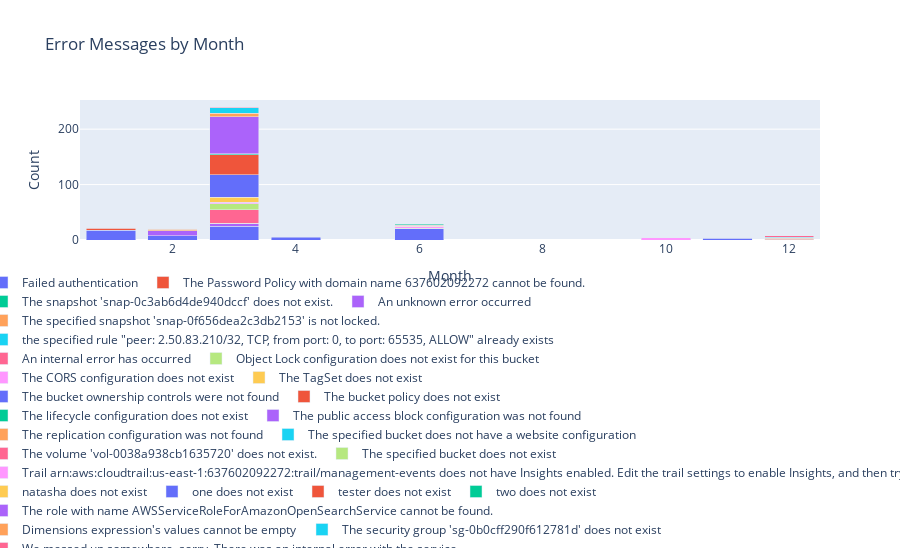

Write notebook code for a chart like this one.
### Code cell
# Plot error messages

fig = px.bar(
    error_month, 
    x="month", 
    y="count", 
    color="errorMessage", 
    title="Error Messages by Month",
    labels={"month": "Month", "count": "Count", "errorMessage": "Error Message"},
    hover_data={"count": True, "errorMessage": True}
)


fig.update_layout(
    barmode='stack',
    xaxis=dict(title='Month'),
    yaxis=dict(title='Count'),
    legend=dict(title='Error Message', orientation="h", x=0.5, xanchor="center", y=-0.2),
    height=800
)


fig.show()

### Figure 1 — Plotly figure (JSON) as saved in the notebook; plotly's stock layout.template omitted (floating-point values rounded to 4 significant figures)
{"data": [{"alignmentgroup": "True", "customdata": [["Failed authentication"], ["Failed authentication"], ["Failed authentication"], ["Failed authentication"], ["Failed authentication"]], "hovertemplate": "Error Message=%{customdata[0]}<br>Month=%{x}<br>Count=%{y}<extra></extra>", "legendgroup": "Failed authentication", "marker": {"color": "#636efa", "pattern": {"shape": ""}}, "name": "Failed authentication", "offsetgroup": "Failed authentication", "orientation": "v", "showlegend": true, "textposition": "auto", "type": "bar", "x": [1, 2, 3, 4, 11], "xaxis": "x", "y": [18, 8, 25, 5, 3], "yaxis": "y"}, {"alignmentgroup": "True", "customdata": [["The Password Policy with domain name 637602092272 cannot be found."], ["The Password Policy with domain name 637602092272 cannot be found."]], "hovertemplate": "Error Message=%{customdata[0]}<br>Month=%{x}<br>Count=%{y}<extra></extra>", "legendgroup": "The Password Policy with domain name 637602092272 cannot be found.", "marker": {"color": "#EF553B", "pattern": {"shape": ""}}, "name": "The Password Policy with domain name 637602092272 cannot be found.", "offsetgroup": "The Password Policy with domain name 637602092272 cannot be found.", "orientation": "v", "showlegend": true, "textposition": "auto", "type": "bar", "x": [1, 12], "xaxis": "x", "y": [3, 1], "yaxis": "y"}, {"alignmentgroup": "True", "customdata": [["The snapshot 'snap-0c3ab6d4de940dccf' does not exist."]], "hovertemplate": "Error Message=%{customdata[0]}<br>Month=%{x}<br>Count=%{y}<extra></extra>", "legendgroup": "The snapshot 'snap-0c3ab6d4de940dccf' does not exist.", "marker": {"color": "#00cc96", "pattern": {"shape": ""}}, "name": "The snapshot 'snap-0c3ab6d4de940dccf' does not exist.", "offsetgroup": "The snapshot 'snap-0c3ab6d4de940dccf' does not exist.", "orientation": "v", "showlegend": true, "textposition": "auto", "type": "bar", "x": [1], "xaxis": "x", "y": [1], "yaxis": "y"}, {"alignmentgroup": "True", "customdata": [["An unknown error occurred"], ["An unknown error occurred"]], "hovertemplate": "Error Message=%{customdata[0]}<br>Month=%{x}<br>Count=%{y}<extra></extra>", "legendgroup": "An unknown error occurred", "marker": {"color": "#ab63fa", "pattern": {"shape": ""}}, "name": "An unknown error occurred", "offsetgroup": "An unknown error occurred", "orientation": "v", "showlegend": true, "textposition": "auto", "type": "bar", "x": [2, 3], "xaxis": "x", "y": [9, 4], "yaxis": "y"}, {"alignmentgroup": "True", "customdata": [["The specified snapshot 'snap-0f656dea2c3db2153' is not locked."], ["The specified snapshot 'snap-0f656dea2c3db2153' is not locked."]], "hovertemplate": "Error Message=%{customdata[0]}<br>Month=%{x}<br>Count=%{y}<extra></extra>", "legendgroup": "The specified snapshot 'snap-0f656dea2c3db2153' is not locked.", "marker": {"color": "#FFA15A", "pattern": {"shape": ""}}, "name": "The specified snapshot 'snap-0f656dea2c3db2153' is not locked.", "offsetgroup": "The specified snapshot 'snap-0f656dea2c3db2153' is not locked.", "orientation": "v", "showlegend": true, "textposition": "auto", "type": "bar", "x": [2, 3], "xaxis": "x", "y": [2, 1], "yaxis": "y"}, {"alignmentgroup": "True", "customdata": [["the specified rule \"peer: 2.50.83.210/32, TCP, from port: 0, to port: 65535, ALLOW\" already exists"]], "hovertemplate": "Error Message=%{customdata[0]}<br>Month=%{x}<br>Count=%{y}<extra></extra>", "legendgroup": "the specified rule \"peer: 2.50.83.210/32, TCP, from port: 0, to port: 65535, ALLOW\" already exists", "marker": {"color": "#19d3f3", "pattern": {"shape": ""}}, "name": "the specified rule \"peer: 2.50.83.210/32, TCP, from port: 0, to port: 65535, ALLOW\" already exists", "offsetgroup": "the specified rule \"peer: 2.50.83.210/32, TCP, from port: 0, to port: 65535, ALLOW\" already exists", "orientation": "v", "showlegend": true, "textposition": "auto", "type": "bar", "x": [2], "xaxis": "x", "y": [1], "yaxis": "y"}, {"alignmentgroup": "True", "customdata": [["An internal error has occurred"]], "hovertemplate": "Error Message=%{customdata[0]}<br>Month=%{x}<br>Count=%{y}<extra></extra>", "legendgroup": "An internal error has occurred", "marker": {"color": "#FF6692", "pattern": {"shape": ""}}, "name": "An internal error has occurred", "offsetgroup": "An internal error has occurred", "orientation": "v", "showlegend": true, "textposition": "auto", "type": "bar", "x": [3], "xaxis": "x", "y": [25], "yaxis": "y"}, {"alignmentgroup": "True", "customdata": [["Object Lock configuration does not exist for this bucket"]], "hovertemplate": "Error Message=%{customdata[0]}<br>Month=%{x}<br>Count=%{y}<extra></extra>", "legendgroup": "Object Lock configuration does not exist for this bucket", "marker": {"color": "#B6E880", "pattern": {"shape": ""}}, "name": "Object Lock configuration does not exist for this bucket", "offsetgroup": "Object Lock configuration does not exist for this bucket", "orientation": "v", "showlegend": true, "textposition": "auto", "type": "bar", "x": [3], "xaxis": "x", "y": [10], "yaxis": "y"}, {"alignmentgroup": "True", "customdata": [["The CORS configuration does not exist"]], "hovertemplate": "Error Message=%{customdata[0]}<br>Month=%{x}<br>Count=%{y}<extra></extra>", "legendgroup": "The CORS configuration does not exist", "marker": {"color": "#FF97FF", "pattern": {"shape": ""}}, "name": "The CORS configuration does not exist", "offsetgroup": "The CORS configuration does not exist", "orientation": "v", "showlegend": true, "textposition": "auto", "type": "bar", "x": [3], "xaxis": "x", "y": [3], "yaxis": "y"}, {"alignmentgroup": "True", "customdata": [["The TagSet does not exist"]], "hovertemplate": "Error Message=%{customdata[0]}<br>Month=%{x}<br>Count=%{y}<extra></extra>", "legendgroup": "The TagSet does not exist", "marker": {"color": "#FECB52", "pattern": {"shape": ""}}, "name": "The TagSet does not exist", "offsetgroup": "The TagSet does not exist", "orientation": "v", "showlegend": true, "textposition": "auto", "type": "bar", "x": [3], "xaxis": "x", "y": [9], "yaxis": "y"}, {"alignmentgroup": "True", "customdata": [["The bucket ownership controls were not found"], ["The bucket ownership controls were not found"]], "hovertemplate": "Error Message=%{customdata[0]}<br>Month=%{x}<br>Count=%{y}<extra></extra>", "legendgroup": "The bucket ownership controls were not found", "marker": {"color": "#636efa", "pattern": {"shape": ""}}, "name": "The bucket ownership controls were not found", "offsetgroup": "The bucket ownership controls were not found", "orientation": "v", "showlegend": true, "textposition": "auto", "type": "bar", "x": [3, 6], "xaxis": "x", "y": [41, 20], "yaxis": "y"}, {"alignmentgroup": "True", "customdata": [["The bucket policy does not exist"]], "hovertemplate": "Error Message=%{customdata[0]}<br>Month=%{x}<br>Count=%{y}<extra></extra>", "legendgroup": "The bucket policy does not exist", "marker": {"color": "#EF553B", "pattern": {"shape": ""}}, "name": "The bucket policy does not exist", "offsetgroup": "The bucket policy does not exist", "orientation": "v", "showlegend": true, "textposition": "auto", "type": "bar", "x": [3], "xaxis": "x", "y": [36], "yaxis": "y"}, {"alignmentgroup": "True", "customdata": [["The lifecycle configuration does not exist"]], "hovertemplate": "Error Message=%{customdata[0]}<br>Month=%{x}<br>Count=%{y}<extra></extra>", "legendgroup": "The lifecycle configuration does not exist", "marker": {"color": "#00cc96", "pattern": {"shape": ""}}, "name": "The lifecycle configuration does not exist", "offsetgroup": "The lifecycle configuration does not exist", "orientation": "v", "showlegend": true, "textposition": "auto", "type": "bar", "x": [3], "xaxis": "x", "y": [2], "yaxis": "y"}, {"alignmentgroup": "True", "customdata": [["The public access block configuration was not found"]], "hovertemplate": "Error Message=%{customdata[0]}<br>Month=%{x}<br>Count=%{y}<extra></extra>", "legendgroup": "The public access block configuration was not found", "marker": {"color": "#ab63fa", "pattern": {"shape": ""}}, "name": "The public access block configuration was not found", "offsetgroup": "The public access block configuration was not found", "orientation": "v", "showlegend": true, "textposition": "auto", "type": "bar", "x": [3], "xaxis": "x", "y": [66], "yaxis": "y"}, {"alignmentgroup": "True", "customdata": [["The replication configuration was not found"]], "hovertemplate": "Error Message=%{customdata[0]}<br>Month=%{x}<br>Count=%{y}<extra></extra>", "legendgroup": "The replication configuration was not found", "marker": {"color": "#FFA15A", "pattern": {"shape": ""}}, "name": "The replication configuration was not found", "offsetgroup": "The replication configuration was not found", "orientation": "v", "showlegend": true, "textposition": "auto", "type": "bar", "x": [3], "xaxis": "x", "y": [7], "yaxis": "y"}, {"alignmentgroup": "True", "customdata": [["The specified bucket does not have a website configuration"]], "hovertemplate": "Error Message=%{customdata[0]}<br>Month=%{x}<br>Count=%{y}<extra></extra>", "legendgroup": "The specified bucket does not have a website configuration", "marker": {"color": "#19d3f3", "pattern": {"shape": ""}}, "name": "The specified bucket does not have a website configuration", "offsetgroup": "The specified bucket does not have a website configuration", "orientation": "v", "showlegend": true, "textposition": "auto", "type": "bar", "x": [3], "xaxis": "x", "y": [10], "yaxis": "y"}, {"alignmentgroup": "True", "customdata": [["The volume 'vol-0038a938cb1635720' does not exist."]], "hovertemplate": "Error Message=%{customdata[0]}<br>Month=%{x}<br>Count=%{y}<extra></extra>", "legendgroup": "The volume 'vol-0038a938cb1635720' does not exist.", "marker": {"color": "#FF6692", "pattern": {"shape": ""}}, "name": "The volume 'vol-0038a938cb1635720' does not exist.", "offsetgroup": "The volume 'vol-0038a938cb1635720' does not exist.", "orientation": "v", "showlegend": true, "textposition": "auto", "type": "bar", "x": [3], "xaxis": "x", "y": [1], "yaxis": "y"}, {"alignmentgroup": "True", "customdata": [["The specified bucket does not exist"]], "hovertemplate": "Error Message=%{customdata[0]}<br>Month=%{x}<br>Count=%{y}<extra></extra>", "legendgroup": "The specified bucket does not exist", "marker": {"color": "#B6E880", "pattern": {"shape": ""}}, "name": "The specified bucket does not exist", "offsetgroup": "The specified bucket does not exist", "orientation": "v", "showlegend": true, "textposition": "auto", "type": "bar", "x": [6], "xaxis": "x", "y": [1], "yaxis": "y"}, {"alignmentgroup": "True", "customdata": [["Trail arn:aws:cloudtrail:us-east-1:637602092272:trail/management-events does not have Insights enabled. Edit the trail settings to enable Insights, and then try the operation again."], ["Trail arn:aws:cloudtrail:us-east-1:637602092272:trail/management-events does not have Insights enabled. Edit the trail settings to enable Insights, and then try the operation again."]], "hovertemplate": "Error Message=%{customdata[0]}<br>Month=%{x}<br>Count=%{y}<extra></extra>", "legendgroup": "Trail arn:aws:cloudtrail:us-east-1:637602092272:trail/management-events does not have Insights enabled. Edit the trail settings to enable Insights, and then try the operation again.", "marker": {"color": "#FF97FF", "pattern": {"shape": ""}}, "name": "Trail arn:aws:cloudtrail:us-east-1:637602092272:trail/management-events does not have Insights enabled. Edit the trail settings to enable Insights, and then try the operation again.", "offsetgroup": "Trail arn:aws:cloudtrail:us-east-1:637602092272:trail/management-events does not have Insights enabled. Edit the trail settings to enable Insights, and then try the operation again.", "orientation": "v", "showlegend": true, "textposition": "auto", "type": "bar", "x": [6, 10], "xaxis": "x", "y": [3, 4], "yaxis": "y"}, {"alignmentgroup": "True", "customdata": [["natasha does not exist"]], "hovertemplate": "Error Message=%{customdata[0]}<br>Month=%{x}<br>Count=%{y}<extra></extra>", "legendgroup": "natasha does not exist", "marker": {"color": "#FECB52", "pattern": {"shape": ""}}, "name": "natasha does not exist", "offsetgroup": "natasha does not exist", "orientation": "v", "showlegend": true, "textposition": "auto", "type": "bar", "x": [6], "xaxis": "x", "y": [1], "yaxis": "y"}, {"alignmentgroup": "True", "customdata": [["one does not exist"]], "hovertemplate": "Error Message=%{customdata[0]}<br>Month=%{x}<br>Count=%{y}<extra></extra>", "legendgroup": "one does not exist", "marker": {"color": "#636efa", "pattern": {"shape": ""}}, "name": "one does not exist", "offsetgroup": "one does not exist", "orientation": "v", "showlegend": true, "textposition": "auto", "type": "bar", "x": [6], "xaxis": "x", "y": [1], "yaxis": "y"}, {"alignmentgroup": "True", "customdata": [["tester does not exist"]], "hovertemplate": "Error Message=%{customdata[0]}<br>Month=%{x}<br>Count=%{y}<extra></extra>", "legendgroup": "tester does not exist", "marker": {"color": "#EF553B", "pattern": {"shape": ""}}, "name": "tester does not exist", "offsetgroup": "tester does not exist", "orientation": "v", "showlegend": true, "textposition": "auto", "type": "bar", "x": [6], "xaxis": "x", "y": [1], "yaxis": "y"}, {"alignmentgroup": "True", "customdata": [["two does not exist"]], "hovertemplate": "Error Message=%{customdata[0]}<br>Month=%{x}<br>Count=%{y}<extra></extra>", "legendgroup": "two does not exist", "marker": {"color": "#00cc96", "pattern": {"shape": ""}}, "name": "two does not exist", "offsetgroup": "two does not exist", "orientation": "v", "showlegend": true, "textposition": "auto", "type": "bar", "x": [6], "xaxis": "x", "y": [1], "yaxis": "y"}, {"alignmentgroup": "True", "customdata": [["The role with name AWSServiceRoleForAmazonOpenSearchService cannot be found."]], "hovertemplate": "Error Message=%{customdata[0]}<br>Month=%{x}<br>Count=%{y}<extra></extra>", "legendgroup": "The role with name AWSServiceRoleForAmazonOpenSearchService cannot be found.", "marker": {"color": "#ab63fa", "pattern": {"shape": ""}}, "name": "The role with name AWSServiceRoleForAmazonOpenSearchService cannot be found.", "offsetgroup": "The role with name AWSServiceRoleForAmazonOpenSearchService cannot be found.", "orientation": "v", "showlegend": true, "textposition": "auto", "type": "bar", "x": [11], "xaxis": "x", "y": [1], "yaxis": "y"}, {"alignmentgroup": "True", "customdata": [["Dimensions expression's values cannot be empty"]], "hovertemplate": "Error Message=%{customdata[0]}<br>Month=%{x}<br>Count=%{y}<extra></extra>", "legendgroup": "Dimensions expression's values cannot be empty", "marker": {"color": "#FFA15A", "pattern": {"shape": ""}}, "name": "Dimensions expression's values cannot be empty", "offsetgroup": "Dimensions expression's values cannot be empty", "orientation": "v", "showlegend": true, "textposition": "auto", "type": "bar", "x": [12], "xaxis": "x", "y": [2], "yaxis": "y"}, {"alignmentgroup": "True", "customdata": [["The security group 'sg-0b0cff290f612781d' does not exist"]], "hovertemplate": "Error Message=%{customdata[0]}<br>Month=%{x}<br>Count=%{y}<extra></extra>", "legendgroup": "The security group 'sg-0b0cff290f612781d' does not exist", "marker": {"color": "#19d3f3", "pattern": {"shape": ""}}, "name": "The security group 'sg-0b0cff290f612781d' does not exist", "offsetgroup": "The security group 'sg-0b0cff290f612781d' does not exist", "orientation": "v", "showlegend": true, "textposition": "auto", "type": "bar", "x": [12], "xaxis": "x", "y": [2], "yaxis": "y"}, {"alignmentgroup": "True", "customdata": [["We messed up somewhere, sorry. There was an internal error with the service."]], "hovertemplate": "Error Message=%{customdata[0]}<br>Month=%{x}<br>Count=%{y}<extra></extra>", "legendgroup": "We messed up somewhere, sorry. There was an internal error with the service.", "marker": {"color": "#FF6692", "pattern": {"shape": ""}}, "name": "We messed up somewhere, sorry. There was an internal error with the service.", "offsetgroup": "We messed up somewhere, sorry. There was an internal error with the service.", "orientation": "v", "showlegend": true, "textposition": "auto", "type": "bar", "x": [12], "xaxis": "x", "y": [3], "yaxis": "y"}], "layout": {"autosize": true, "barmode": "stack", "legend": {"orientation": "h", "title": {"text": "Error Message"}, "tracegroupgap": 0, "x": 0.5, "xanchor": "center", "y": -0.2}, "title": {"text": "Error Messages by Month"}, "xaxis": {"anchor": "y", "autorange": true, "domain": [0, 1], "range": [0.5, 12.5], "title": {"text": "Month"}, "type": "linear"}, "yaxis": {"anchor": "x", "autorange": true, "domain": [0, 1], "range": [0, 252.6], "title": {"text": "Count"}, "type": "linear"}}}
